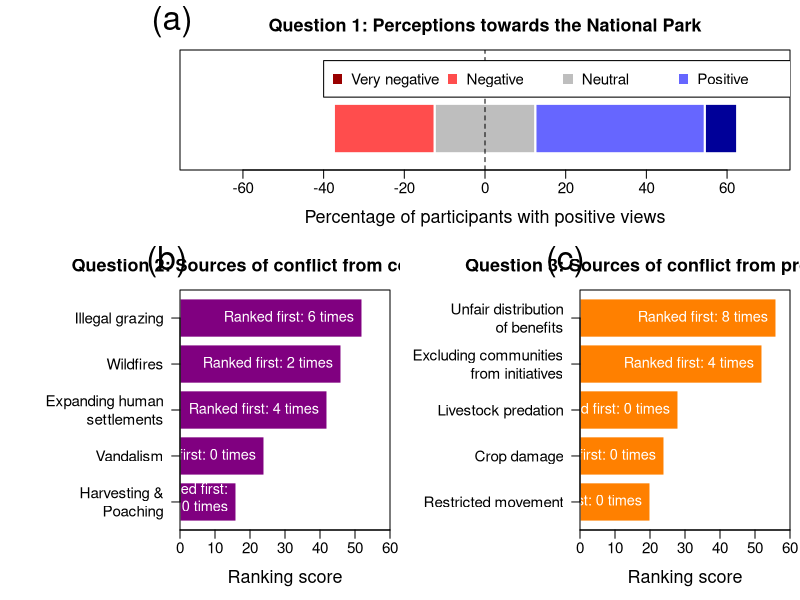

R code for this plot:
png(filename="Fig2.png",width=32,height=16,units="cm",res=300)
layout(mat = matrix(c(1,1,2,3),nrow=2, byrow=T),heights = c(0.4,0.6))
par(mai=c(.7,1.8,0.5,0.1))

##################
#    Panel A     #
7#################

plot(0,0,type="n", xlab="Percentage of participants with positive views", main="Question 1: Perceptions towards the National Park", ylab="",
  xlim=c(-70,70), ylim=c(1,10), yaxt="n", cex.axis=1.1,cex.lab=1.3, mgp=c(2.4,0.6,0),las=1, cex.main=1.3)

  polygon(c(-12.5,-12.5,12.5,12.5),c(2,6,6,2), border="white", lwd=2,col="grey")
  polygon(c(-37.5,-37.5,-12.5,-12.5),c(2,6,6,2), border="white", lwd=2,col=rgb(1,0.3,0.3,1))
  polygon(c(-37.5,-37.5,-38,-38),c(2,6,6,2), border="white", lwd=2,col=rgb(.6,0,0,1))
  polygon(c(12.5,12.5,54.5,54.5),c(2,6,6,2), border="white",lwd=2, col=rgb(.4,.4,1,1))
  polygon(c(54.5,54.5,62.5,62.5),c(2,6,6,2), border="white", lwd=2,col=rgb(0,0,0.6,1))
  abline(v=0, lty=2)

legend(-40,9.5,horiz=T, pch=15, col=c(rgb(0.6,0,0,1),rgb(1,0.3,0.3,1),"grey",rgb(0.4,0.4,1,1),rgb(0,0,0.6,1)),pt.cex=1.5,
  legend=c("Very negative", "Negative", "Neutral", "Positive","Very positive"), bg="white", cex=1.1)

mtext("(a)",cex=2, side = 3, adj = -0.05, line =1)

##################
#    Panel B     #
##################

labsQ2 <- c("Illegal grazing","Wildfires","Expanding human\nsettlements",
"Vandalism","Harvesting &\nPoaching")

Q2 <- c(52,46,42,24,16)
freQ2 <- c(6,2,4,0,0)

plt <- barplot(rev(Q2),horiz=T, main= "Question 2: Sources of conflict from communities",
  xlab="Ranking score", xlim=c(0,60), cex.axis=1.1,cex.lab=1.3, mgp=c(2.4,0.6,0),las=1,
  col=rgb(0.5,0,0.5,1), border=F, cex.main=1.3)
text(Q2[-5],rev(plt[-1]),paste("Ranked first:",freQ2[-5], "times"),col="white", cex=1.05, pos=2)
text(Q2[5],rev(plt[1]),paste("Ranked first:\n",freQ2[5], "times"),col="white", cex=1.05, pos=2)
box()
axis(2, at=rev(plt),labsQ2, las=1, cex.axis=1.1)
mtext("(b)",cex=2, side = 3, adj = -0.2, line =1)

##################
#    Panel B     #
##################

labsQ3 <- c("Unfair distribution\nof benefits",
"Excluding communities\nfrom initiatives",
"Livestock predation",
"Crop damage",
"Restricted movement")

Q3 <- c(56,52,28,24,20)
freQ3 <- c(8,4,0,0,0)

plt <- barplot(rev(Q3),horiz=T, main= "Question 3: Sources of conflict from protected area",
  xlab="Ranking score", xlim=c(0,60), cex.axis=1.1,cex.lab=1.3, mgp=c(2.4,0.6,0),las=1,
  col=rgb(1,0.5,0,1), border=F, cex.main=1.3)
text(Q3,rev(plt),paste("Ranked first:",freQ3, "times"),col="white", cex=1.05, pos=2)
box()
axis(2, at=rev(plt),labsQ3, las=1, cex.axis=1.1)
mtext("(c)",cex=2, side = 3, adj = -0.2, line =1)
  
dev.off()
